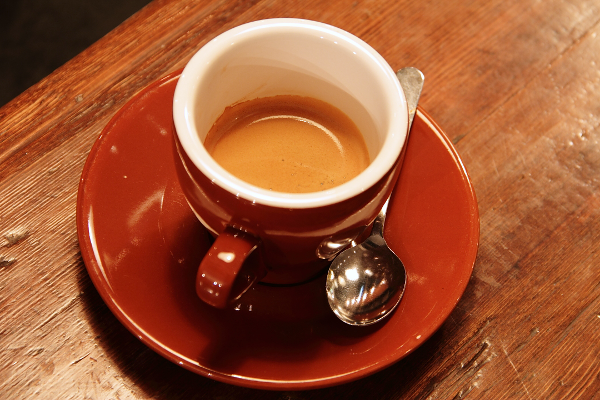
#> input picture skimage.data.coffee(), 600 x 400 px
$ python hugh.py
#> lines starting #> are read from the running program, lines starting #| are printed output that depends on the picture; after the words box and inside, x2 and y2 are one past the last pixel; in counts of white or black regions, pixels touching at a corner belong together
# -*- coding: cp936 -*-
import matplotlib.pyplot as plt
import cv2
from skimage import data,draw,color,transform,feature,io,img_as_uint
'''
这个代码是使用transform.hough_ellipse寻找椭圆，速度很难，适合寻找已知形状的椭圆
accuracy=20, threshold=5, min_size=5, max_size=50，其中threshold是累加器累加的数量，变小会极大提升速度
'''

# 加载图片，转换成灰度图并检测边缘
image = data.coffee()
#> image is the input picture: shape (400, 600, 3); mean R, G, B 158.6, 85.8, 51.5
cv2.imwrite('coffee.jpg', image)
image_rgb = data.coffee()[0:220, 160:420]  # 裁剪原图像，不然速度非常慢
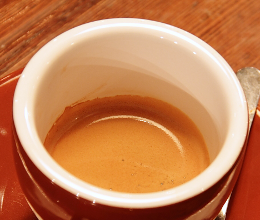
#> image_rgb: shape (220, 260, 3); mean R, G, B 197.7, 128.3, 85.1
# image_rgb = io.imread('./coffee.jpg')
# image_rgb = image_rgb[0:220, 160:420]
image_rgb = io.imread('plant.png')
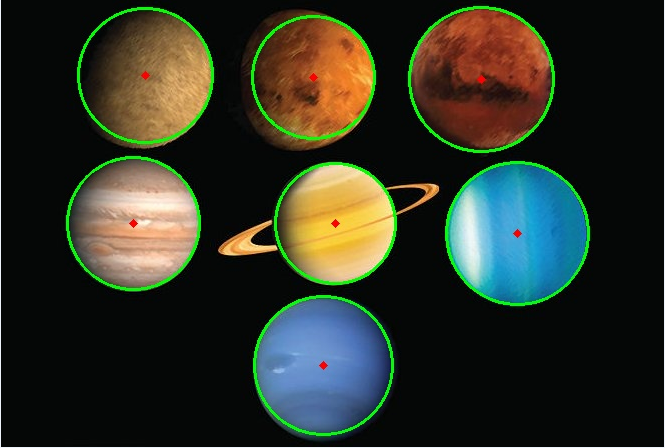
#> input picture area_extract/image/plant.png, 665 x 448 px, found by its file name
#> image_rgb is the input picture: shape (448, 665, 4); mean R, G, B, A 46.7, 50.8, 38.4, 255
image_gray = color.rgb2gray(image_rgb)
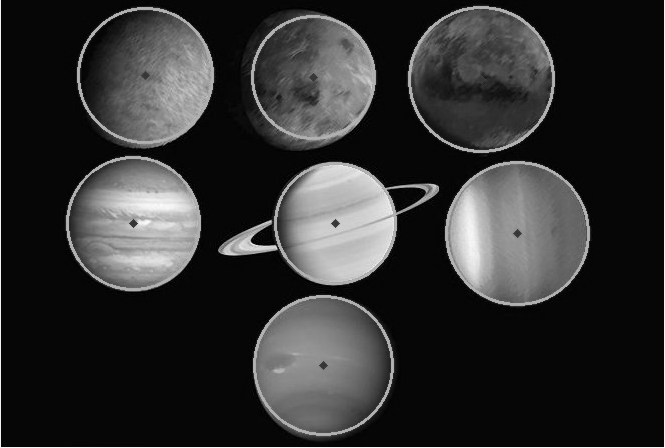
#> image_gray: shape (448, 665) float64; min 0, max 0.985, mean 0.192
print(image_rgb.shape)
#| (448, 665, 4)
print(image_gray.dtype)
#| float64
'''
print(image_rgb.dtype.name) #uint8
print(image_gray.dtype.name) #float64
print image_gray.shape #(220L, 260L)
#io.imshow(image_gray)
'''
edges = feature.canny(image_gray, sigma=2.0, low_threshold=0.55, high_threshold=0.8)
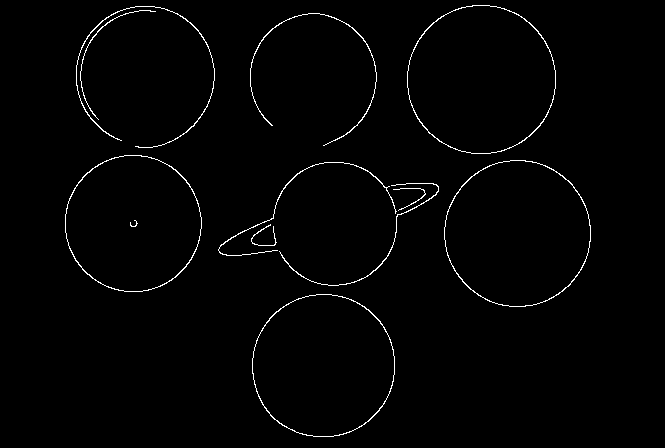
#> edges: shape (448, 665) bool; 1.3% white in thin lines or dots, all inside (x1, y1, x2, y2) = (65, 5, 591, 437)
print(edges.dtype.name)  # bool
#| bool
#print(edges)
# edges = image_gray > 0

'''
gray_img = cv2.cvtColor(image_rgb, cv2.COLOR_BGR2GRAY)
canny = cv2.Canny(gray_img, 100, 200, apertureSize=3)
'''

# 执行椭圆变换
#> (the run stopped early here; a loop or call above may not have finished)
